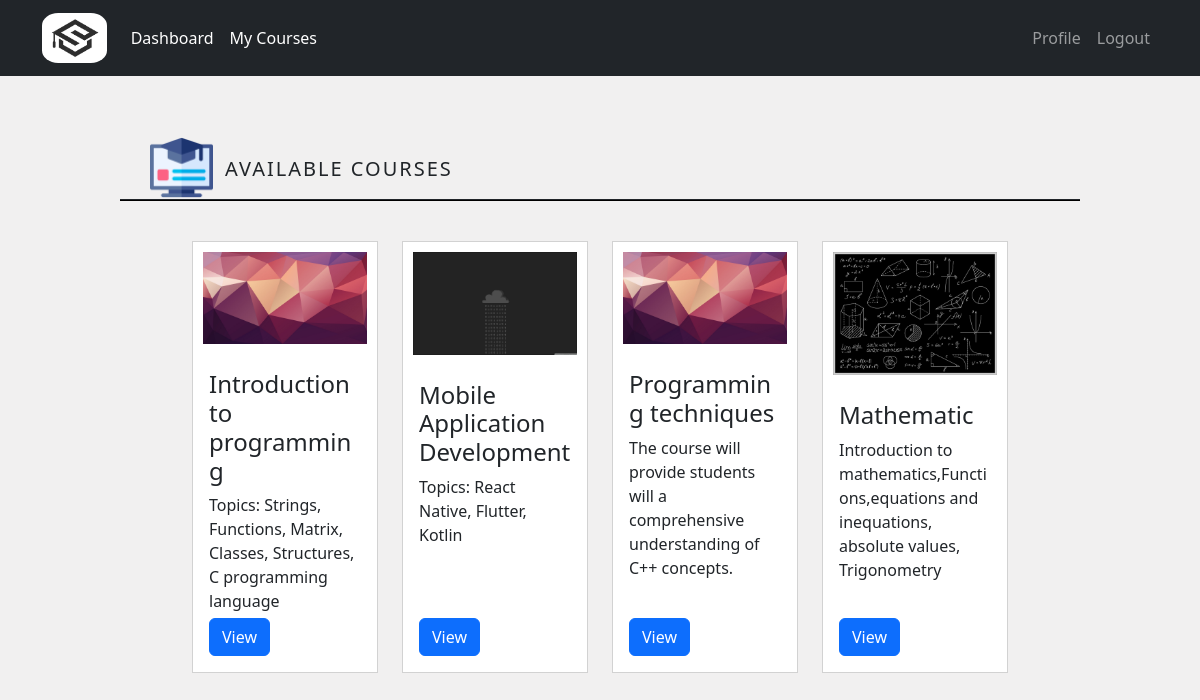
The app's page /courses/my_courses (signed in), older data.
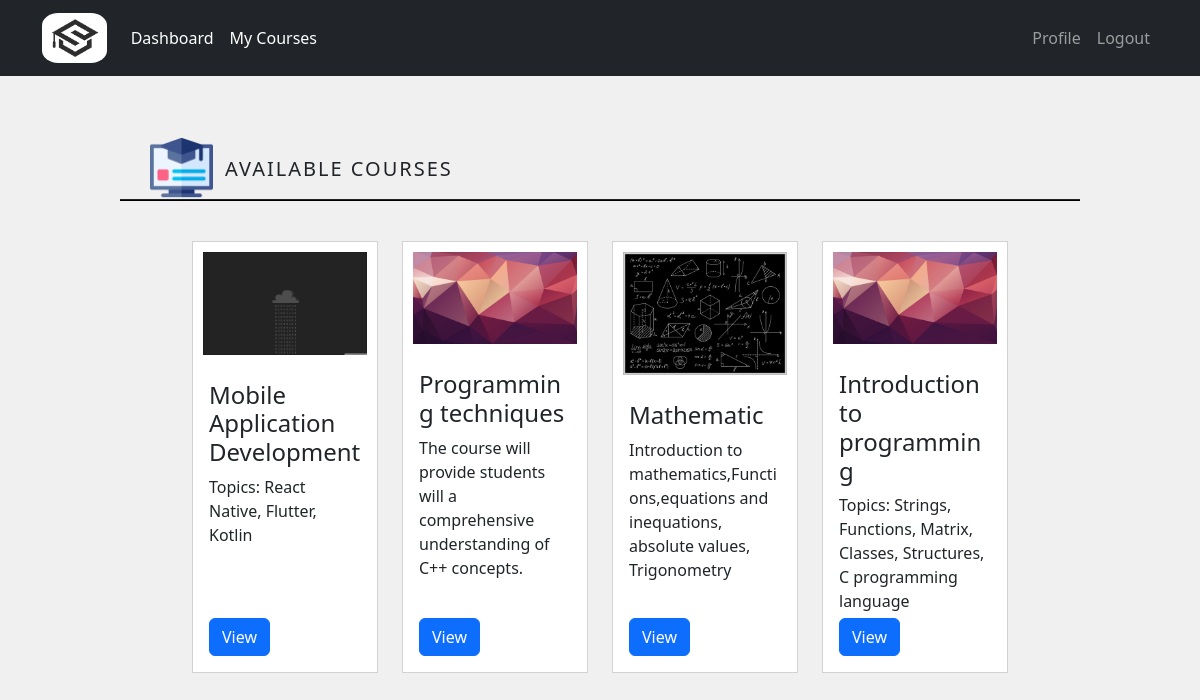
The same page, newer data.
### courses/models.py (models this page shows, shortened)
class Course(models.Model):
    name = models.CharField(max_length=50)
    summary = models.CharField(max_length=500)
    image = models.ImageField(upload_to="courses_images",default="courses_images/default.jpg",blank=True)
    overview = models.TextField(null=True,blank=True)
    max_students = models.IntegerField(default=100)
    student_number = models.IntegerField(default=0)

### courses/views.py (the view)
# urls.py: path('my_courses',views.my_courses,name='my_courses'),
@login_required
def my_courses(request):
   if request.user.is_tutor:
      return HttpResponse('<html><body><h2 style="font-weight: lighter">Your do not have access to view this page!</h2><body></html>')
   student_courses = StudentCourse.objects.filter(student=request.user.Student)
   courses=[x.course for x in student_courses]
   return render(request,"courses/all_courses.html",{'all_courses':courses})

### templates/courses/all_courses.html
{% extends 'courses/dashboard.html' %}
{% block content_courses %}
{% load static %}
<div style="margin-left: auto; margin-right: auto; width:75%; margin-top: 5%; position: relative;">
  <img class="col-sm-4 col-md-4 col-lg-4" src="{% static 'img/course.png' %}"
       style="width:7%;">
  <div class="col-sm-8 col-md-8 col-lg-8 availableCourses">
    <h5 class="title">AVAILABLE COURSES</h5>
  </div>
</div>
<hr style="width: 80%; margin-left: auto; margin-right: auto; background-color: black;
           opacity: 1; margin-top: 0; height: 2px;">
    <div class="container coursesBox">
        <div class="row centerCourses equal">
        {% if all_courses %}
        {% for course in all_courses %}
        <div class="cols-sm-6 col-md-4 col-lg-3" style="margin-bottom: 2%;">
          <div class="card" style="max-width: 300px; min-width: 100px; border-radius: 0px; height: 100%;">
            <img class="card-img-top" src="{{ course.image.url }}" alt="Card image" style="width: 100%;padding: 10px;">
            <div class="card-body" style="display: flex; flex-direction: column; justify-content: space-between;">
              <div style="margin-bottom: 3%;">
                <h4 class="card-title">{{course.name}}</h4>
                <p class="card-text">{{course.summary}}</p>
              </div>
              <div>
                {% if user.is_student %}
                  <a href="{% url 'course' course_id=course.pk %}" class="btn btn-primary">View</a>
                {% else %}
                  <a href="{% url 'tutor_course' course_id=course.pk %}" class="btn btn-primary">View</a>
                {% endif%}
              </div>
            </div>
          </div>
        </div>
        {% endfor %}
        {% else %}
        <h2 style="text-align: center;">There are no courses yet!</h2>
        {% endif %}
    </div>
</div>
{% endblock %}

Row changes from the older to the newer data that the page shows:
changed Course "Introduction to programming": moves down the list
